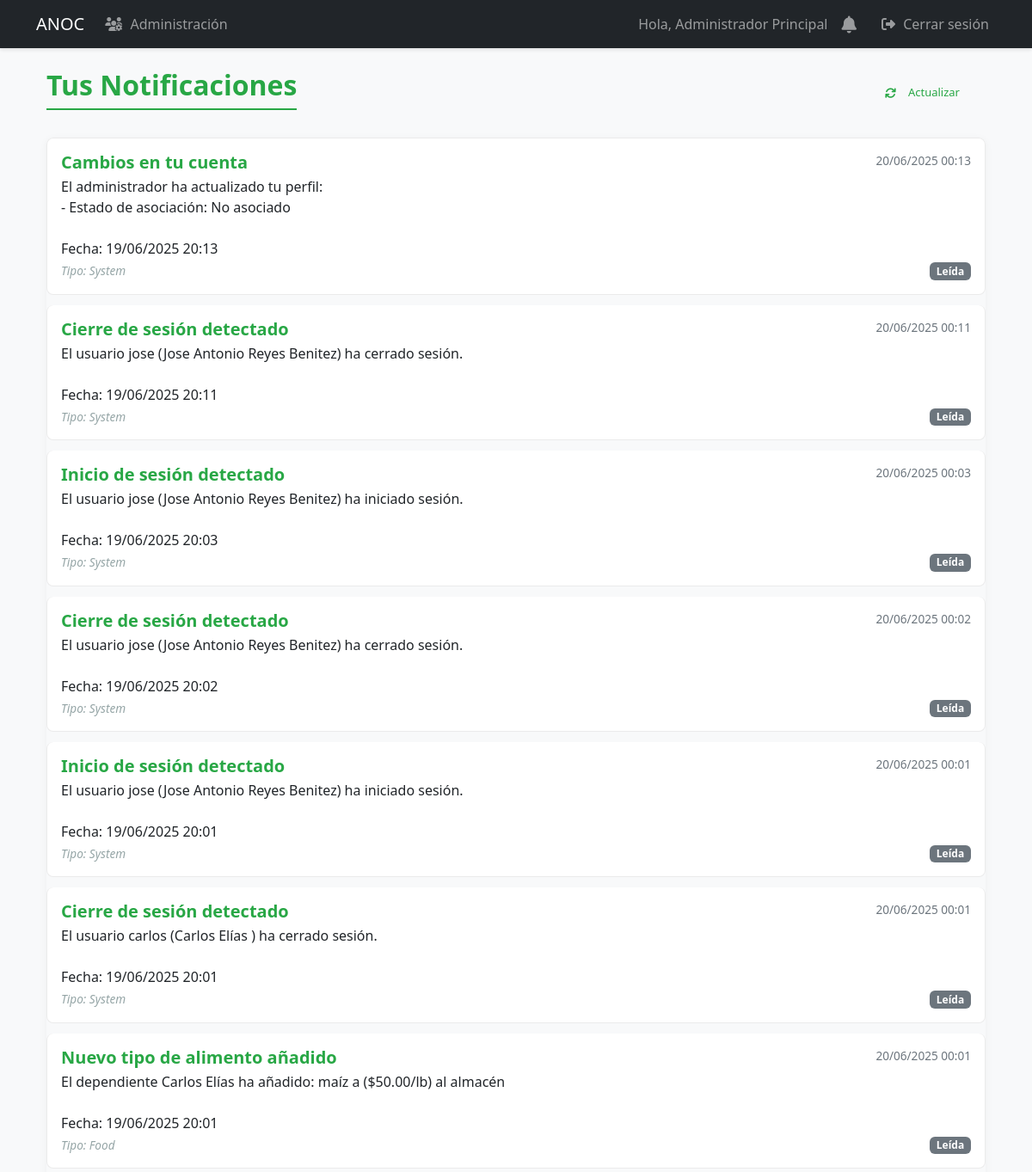
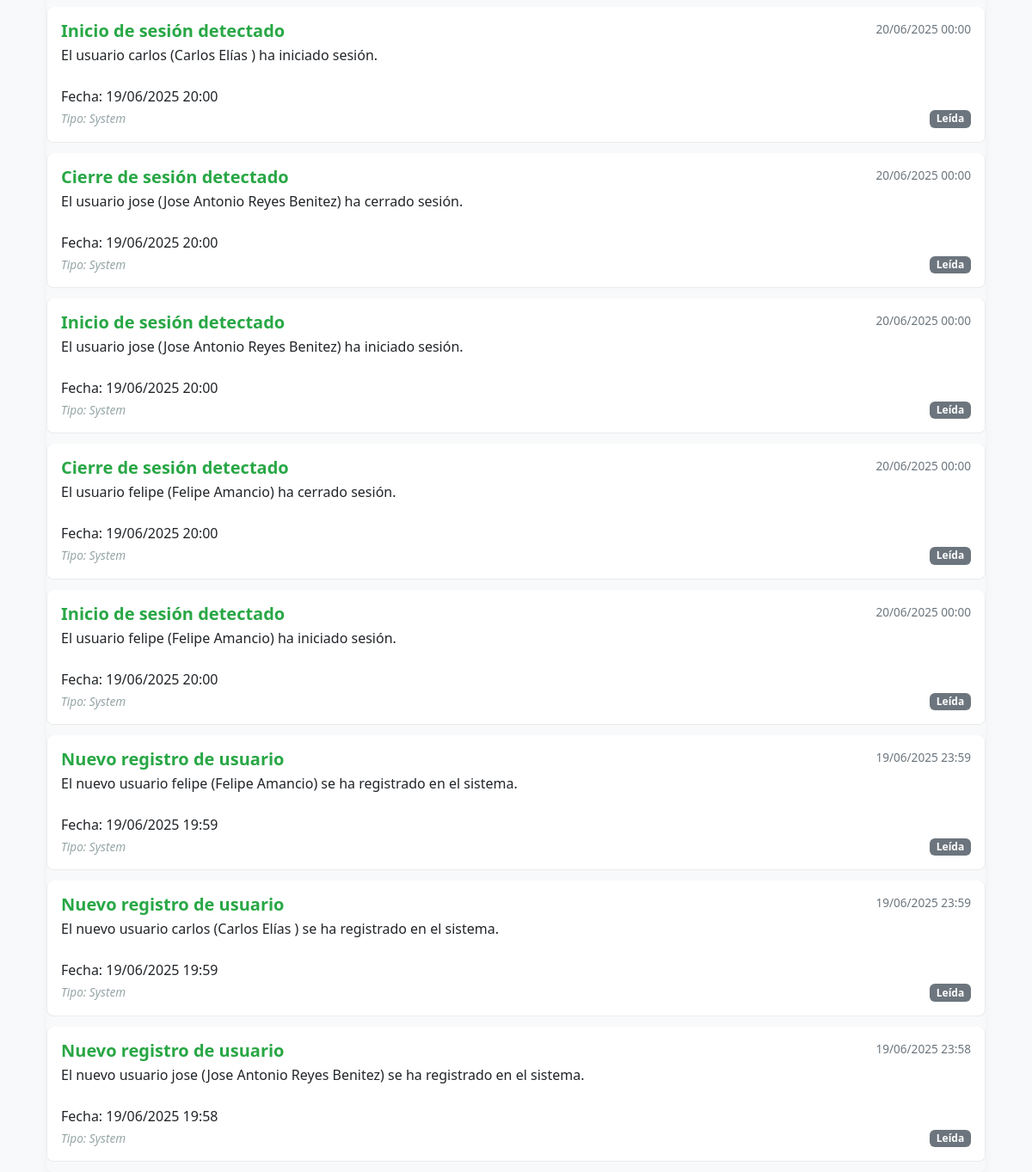
/notifications (signed in), run on the app's committed database (2 pictures, top to bottom).
### models.py (models this page shows, shortened)
class User(UserMixin, db.Model):
    id = db.Column(db.Integer, primary_key=True)
    username = db.Column(db.String(80), unique=True, nullable=False, index=True)
    email = db.Column(db.String(120), unique=True, nullable=False, index=True)
    password_hash = db.Column(db.String(128))
    role = db.Column(db.String(20), default='user')  # 'admin', 'specialist', 'dependiente', 'user'
    is_associated = db.Column(db.Boolean, default=False, nullable=False)
    full_name = db.Column(db.String(100), nullable=False)
    phone = db.Column(db.String(20), nullable=False)
    profile_image = db.Column(db.String(255))  # Ruta de la imagen de perfil
    last_login = db.Column(db.DateTime)  # Fecha del último inicio de sesión
    is_active = db.Column(db.Boolean, default=True)  # Para manejar cuentas activas/inactivas
    address = db.Column(db.String(200))  # Nuevo campo para dirección
    birds = db.relationship('UserBirds', backref='user', lazy=True, cascade='all, delete-orphan')
    awards = db.relationship('Award', backref='user', lazy=True, cascade='all, delete-orphan')
    notifications = db.relationship('Notification', backref='user', lazy=True)

class Notification(db.Model):
    id = db.Column(db.Integer, primary_key=True)
    user_id = db.Column(db.Integer, db.ForeignKey('user.id'), nullable=False)
    title = db.Column(db.String(100), nullable=False)
    message = db.Column(db.Text, nullable=False)
    is_read = db.Column(db.Boolean, default=False)
    created_at = db.Column(db.DateTime, default=datetime.utcnow)
    notification_type = db.Column(db.String(50))  # 'system', 'food', 'birds', 'award'

### app.py (the view)
@app.route('/notifications')
@login_required
def notifications():
    all_notifications = db.session.execute(
        select(Notification)
        .where(Notification.user_id == current_user.id)
        .order_by(Notification.created_at.desc())
    ).scalars().all()
    mark_notifications_as_read(current_user.id)
    return render_template('notifications.html', notifications=all_notifications)

### app.py (called while the page is built)
@login_manager.user_loader
def load_user(user_id):
    return db.session.get(User, int(user_id))

def mark_notifications_as_read(user_id):
    db.session.execute(
        update(Notification)
        .where(Notification.user_id == user_id, Notification.is_read == False)
        .values(is_read=True)
    )
    db.session.commit()

### templates/notifications.html
{% extends "base.html" %}
{% block content %}
    <div class="container mt-4">
        <div class="d-flex justify-content-between align-items-center mb-4">
            <h2>Tus Notificaciones</h2>
            <a href="{{ url_for('notifications') }}" class="btn btn-sm btn-outline-secondary">
                <i class="fas fa-sync"></i> Actualizar
            </a>
        </div>
        {% if notifications %}
            <div class="list-group">
                {% for notification in notifications %}
                    <div class="list-group-item list-group-item-action flex-column align-items-start
                        {% if not notification.is_read %}list-group-item-primary{% endif %}">
                        <div class="d-flex w-100 justify-content-between">
                            <h5 class="mb-1">{{ notification.title }}</h5>
                            <small>{{ notification.created_at.strftime('%d/%m/%Y %H:%M') }}</small>
                        </div>
                        <p class="mb-1">{{ notification.message | replace('\n', '<br>') | safe }}</p>
                        <div class="d-flex justify-content-between align-items-center">
                            <small class="text-muted">
                                Tipo: {{ notification.notification_type | capitalize }}
                            </small>
                            {% if not notification.is_read %}
                                <form method="POST" action="{{ url_for('mark_notification_read', notification_id=notification.id) }}">
                                    <button type="submit" class="btn btn-sm btn-success">
                                        <i class="fas fa-check"></i> Marcar como leída
                                    </button>
                                </form>
                            {% else %}
                                <span class="badge bg-secondary">Leída</span>
                            {% endif %}
                        </div>
                    </div>
                {% endfor %}
            </div>
        {% else %}
            <div class="alert alert-info">
                <i class="fas fa-info-circle"></i> No tienes notificaciones.
            </div>
        {% endif %}
    </div>
{% endblock %}

### templates/base.html (shortened to what this page needs)
<!DOCTYPE html>
<html lang="es">
<head>
    <link href="https://cdn.jsdelivr.net/npm/bootstrap@5.3.0/dist/css/bootstrap.min.css" rel="stylesheet">
    <link href="https://cdnjs.cloudflare.com/ajax/libs/font-awesome/6.4.0/css/all.min.css" rel="stylesheet">
    <link rel="stylesheet" href="{{ url_for('static', filename='css/styles.css') }}">
</head>
<body>
    <nav class="navbar navbar-expand-lg navbar-dark bg-dark">
        <div class="container">
            <a class="navbar-brand" href="{{ url_for('dashboard') }}">ANOC</a>
            <div class="collapse navbar-collapse" id="navbarNav">
                <ul class="navbar-nav me-auto">
                    {% if current_user.is_authenticated and current_user.role == 'admin' %}
                        <li class="nav-item">
                            <a class="nav-link" href="{{ url_for('admin_users') }}">
                                <i class="fas fa-users-cog"></i> Administración
                            </a>
                        </li>
                    {% endif %}
                </ul>
                <ul class="navbar-nav">
                    {% if current_user.is_authenticated %}
                        <li class="nav-item">
                            <span class="nav-link">Hola, {{ current_user.full_name }}</span>
                        </li>
                        <li class="nav-item position-relative me-2">
                            <a class="nav-link" href="{{ url_for('notifications') }}">
                                <i class="fas fa-bell fa-lg"></i>
                            </a>
                        </li>
                        <li class="nav-item">
                            <a class="nav-link" href="{{ url_for('logout') }}">
                                <i class="fas fa-sign-out-alt"></i> Cerrar sesión
                            </a>
                        </li>
                    {% else %}
                        <li class="nav-item">
                            <a class="nav-link" href="{{ url_for('login') }}">
                                <i class="fas fa-sign-in-alt"></i> Iniciar sesión
                            </a>
                        </li>
                    {% endif %}
                </ul>
            </div>
        </div>
    </nav>
    <div class="container mt-4">
        {% block content %}{% endblock %}
    </div>
</body>
</html>

### static/css/styles.css (style rules this page uses)
.navbar { box-shadow: 0 2px 4px rgba(0,0,0,0.1); }
.btn { margin: 2px; }
:root { --primary-color: #2c3e50; --secondary-color: #4CAF50; --light-gray: #f8f9fa; --medium-gray: #e9ecef; --dark-gray: #6c757d; --text-color: #495057; --white: #ffffff; }
.btn { padding: 0.5rem 0.75rem; border-radius: 0.25rem; font-size: 0.8125rem; font-weight: 500; cursor: pointer; border: none; display: inline-flex; align-items: center; gap: 0.375rem; }
.btn-sm { padding: 0.375rem 0.75rem; }
.text-muted { color: #6c757d !important; font-style: italic; }
.text-muted { color: #95a5a6 !important; font-style: italic; }
.btn { display: inline-flex; align-items: center; padding: 10px 20px; margin: 0 10px; border-radius: 5px; font-weight: 500; cursor: pointer; }
.btn i { margin-right: 8px; }
:root { --primary-green: #28a745; --light-green: #d4edda; --dark-green: #218838; --soft-green: #e8f5e9; --text-dark: #343a40; --text-muted: #6c757d; }
body { background-color: #f8f9fa; color: var(--text-dark); }
h2 { color: var(--primary-green); font-weight: 600; border-bottom: 2px solid var(--primary-green); padding-bottom: 8px; display: inline-block; }
.btn-outline-secondary { border-color: var(--primary-green); color: var(--primary-green); }
.list-group { border-radius: 8px; overflow: hidden; box-shadow: 0 2px 10px rgba(0, 0, 0, 0.05); }
.list-group-item { margin-bottom: 12px; border-radius: 8px !important; border: 1px solid rgba(0, 0, 0, 0.08); transition: all 0.3s ease; padding: 16px; }
.list-group-item:not(:last-child) { margin-bottom: 12px; }
.list-group-item h5 { color: var(--primary-green); font-weight: 600; }
small { color: var(--text-muted) !important; font-size: 0.85rem; }
.badge.bg-secondary { background-color: var(--text-muted) !important; }
.fas { margin-right: 5px; }

### data on the page
User: full_name "Administrador Principal"
Notification: title "Cambios en tu cuenta", created_at "20/06/2025 00:13", message "El administrador ha actualizado tu perfil: - Estado de asociación: No asociado Fecha: 19/06/2025 20:13", notification_type "System", is_read "Leída"
Notification: title "Cierre de sesión detectado", created_at "20/06/2025 00:11", message "El usuario jose (Jose Antonio Reyes Benitez) ha cerrado sesión. Fecha: 19/06/2025 20:11", notification_type "System", is_read "Leída"
Notification: title "Inicio de sesión detectado", created_at "20/06/2025 00:03", message "El usuario jose (Jose Antonio Reyes Benitez) ha iniciado sesión. Fecha: 19/06/2025 20:03", notification_type "System", is_read "Leída"
Notification: title "Cierre de sesión detectado", created_at "20/06/2025 00:02", message "El usuario jose (Jose Antonio Reyes Benitez) ha cerrado sesión. Fecha: 19/06/2025 20:02", notification_type "System", is_read "Leída"
Notification: title "Inicio de sesión detectado", created_at "20/06/2025 00:01", message "El usuario jose (Jose Antonio Reyes Benitez) ha iniciado sesión. Fecha: 19/06/2025 20:01", notification_type "System", is_read "Leída"
Notification: title "Cierre de sesión detectado", created_at "20/06/2025 00:01", message "El usuario carlos (Carlos Elías ) ha cerrado sesión. Fecha: 19/06/2025 20:01", notification_type "System", is_read "Leída"
Notification: title "Nuevo tipo de alimento añadido", created_at "20/06/2025 00:01", message "El dependiente Carlos Elías ha añadido: maíz a ($50.00/lb) al almacén Fecha: 19/06/2025 20:01", notification_type "Food", is_read "Leída"
Notification: title "Inicio de sesión detectado", created_at "20/06/2025 00:00", message "El usuario carlos (Carlos Elías ) ha iniciado sesión. Fecha: 19/06/2025 20:00", notification_type "System", is_read "Leída"
Notification: title "Cierre de sesión detectado", created_at "20/06/2025 00:00", message "El usuario jose (Jose Antonio Reyes Benitez) ha cerrado sesión. Fecha: 19/06/2025 20:00", notification_type "System", is_read "Leída"
Notification: title "Inicio de sesión detectado", created_at "20/06/2025 00:00", message "El usuario jose (Jose Antonio Reyes Benitez) ha iniciado sesión. Fecha: 19/06/2025 20:00", notification_type "System", is_read "Leída"
Notification: title "Cierre de sesión detectado", created_at "20/06/2025 00:00", message "El usuario felipe (Felipe Amancio) ha cerrado sesión. Fecha: 19/06/2025 20:00", notification_type "System", is_read "Leída"
Notification: title "Inicio de sesión detectado", created_at "20/06/2025 00:00", message "El usuario felipe (Felipe Amancio) ha iniciado sesión. Fecha: 19/06/2025 20:00", notification_type "System", is_read "Leída"
Notification: title "Nuevo registro de usuario", created_at "19/06/2025 23:59", message "El nuevo usuario felipe (Felipe Amancio) se ha registrado en el sistema. Fecha: 19/06/2025 19:59", notification_type "System", is_read "Leída"
Notification: title "Nuevo registro de usuario", created_at "19/06/2025 23:59", message "El nuevo usuario carlos (Carlos Elías ) se ha registrado en el sistema. Fecha: 19/06/2025 19:59", notification_type "System", is_read "Leída"
Notification: title "Nuevo registro de usuario", created_at "19/06/2025 23:58", message "El nuevo usuario jose (Jose Antonio Reyes Benitez) se ha registrado en el sistema. Fecha: 19/06/2025 19:58", notification_type "System", is_read "Leída"
